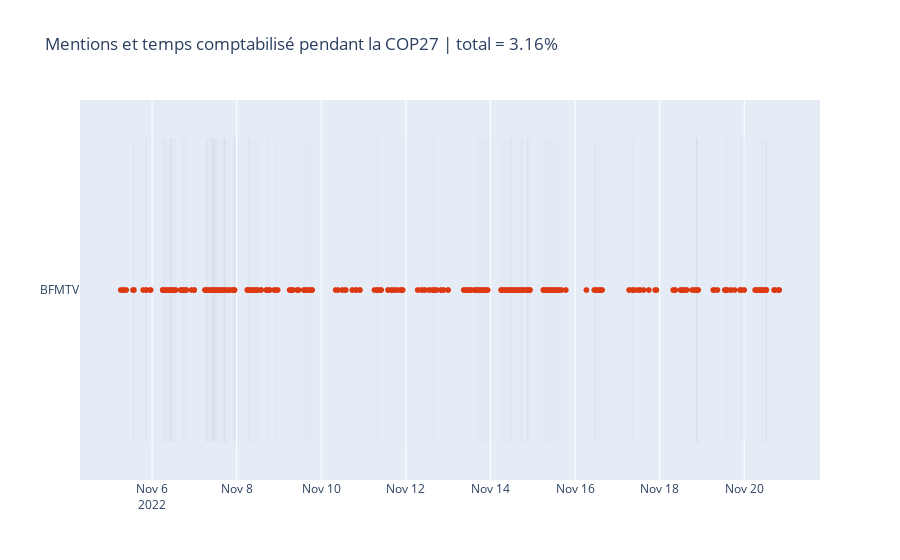

Write notebook code for a chart like this one.
### Markdown cell above
## Regroupement en continu

### Code cell
fig_continuous = plot_grouped_chunks_and_mentions(chunks_method_nominal,df_event)
fig_continuous.show()

### Figure 1 — Plotly figure (JSON) as saved in the notebook; plotly's stock layout.template omitted (floating-point values rounded to 4 significant figures; data arrays with more than 128 entries replaced by an {"elided": "..."} marker saying what was removed)
{"data": [{"hovertemplate": "x=%{x}<br>y=%{y}<extra></extra>", "legendgroup": "", "marker": {"color": "#DC3912", "symbol": "circle"}, "mode": "markers", "name": "", "showlegend": false, "type": "scattergl", "x": {"elided": "1163 str values"}, "xaxis": "x", "y": {"elided": "1163 str values"}, "yaxis": "y"}, {"alignmentgroup": "True", "base": {"elided": "400 str values"}, "hovertemplate": "date=%{base}<br>date_end=%{x}<br>channel=%{y}<extra></extra>", "legendgroup": "", "marker": {"color": "rgb(95, 70, 144)", "pattern": {"shape": ""}}, "name": "", "offsetgroup": "", "orientation": "h", "showlegend": false, "textposition": "auto", "type": "bar", "x": {"elided": "400 int values"}, "xaxis": "x", "y": {"elided": "400 str values"}, "yaxis": "y"}], "layout": {"title": {"text": "Mentions et temps comptabilisé pendant la COP27 | total = 3.16%"}, "xaxis": {"type": "date"}}}
